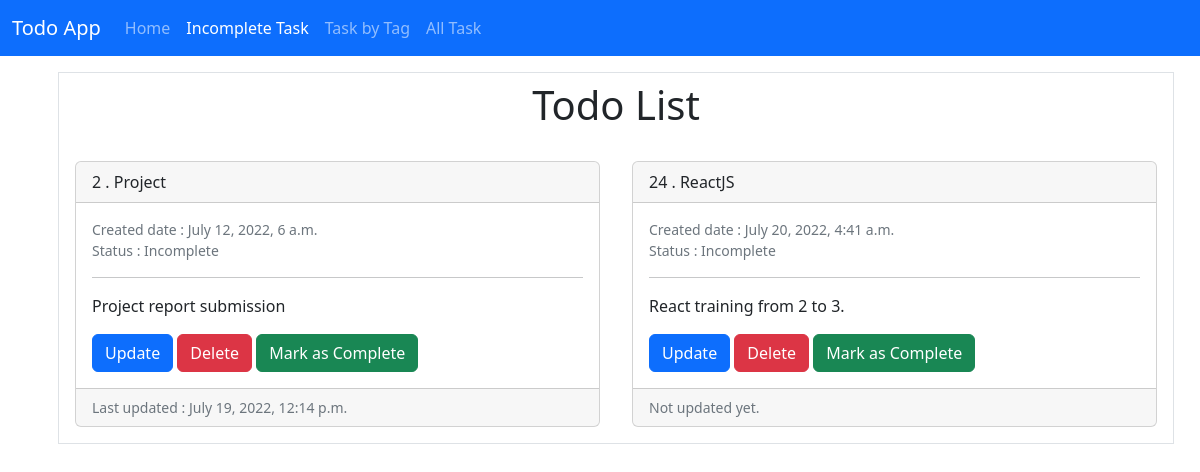
Screenshot of /incomplete/ with the database file from the repository.
### todo/models.py (models this page shows, shortened)
class Task(models.Model):
    id = models.AutoField(primary_key = True)
    title = models.CharField(max_length = 200)
    description = models.TextField()
    tag = models.CharField(max_length = 50)
    status = models.CharField(max_length = 50)
    created_date = models.DateTimeField(default = timezone.now)
    updated_date = models.DateTimeField(blank = True, null = True)

### todo/views.py (the view)
# urls.py: path('incomplete/', views.incomplete, name = 'incomplete'),
def incomplete(request):
    tasks = Task.objects.filter(status = 'Incomplete')
    return render(request, 'todo/incomplete.html', {'tasks' : tasks})

### todo/templates/todo/incomplete.html (shortened to what this page needs)
<html>
    <head>
        <link href="https://cdn.jsdelivr.net/npm/bootstrap@5.2.0-beta1/dist/css/bootstrap.min.css" rel="stylesheet">
    </head>
    <body>
        <nav class="navbar navbar-expand-lg navbar-dark bg-primary">
            <div class="container-fluid">
              <a class="navbar-brand font-weight-bold" href="">Todo App</a>
              <div class="collapse navbar-collapse" id="navbarSupportedContent">
                <ul class="navbar-nav me-auto mb-2 mb-lg-0">
                  <li class="nav-item">
                    <a class="nav-link" aria-current="page" href="{% url 'homepage' %}">Home</a>
                  </li>
                  <li class="nav-item">
                    <a class="nav-link active" href="{% url 'incomplete' %}">Incomplete Task</a>
                  </li>
                  <li class="nav-item">
                    <a class="nav-link" href="{% url 'tag' %}">Task by Tag</a>
                  </li>
                  <li class="nav-item">
                    <a class="nav-link" href="{% url 'alltask' %}">All Task</a>
                  </li>
                </ul>
              </div>
            </div>
          </nav>
        <div class="container">
            <div class="container m-3 border">
                <div class="row text-center py-2">
                    <h1 class="font-weight-bold">Todo List</h1>
                </div>
                <div class="row">
                    {% for task in tasks %}
                        <div class="col-lg-6 p-3">
                            <div class="card">
                                <div class="card-header">
                                    {{ task.id }} . {{ task.title }}
                                </div>
                                <div class="card-body">
                                    <small class="text-muted">
                                        Created date : {{ task.created_date }} <br>
                                        Status : {{ task.status }}
                                    </small> <hr>
                                    <p class="card-text">
                                        {{ task.description }}
                                    </p>
                                    <div class="text-right">
                                        <a href="{% url 'update' task_id=task.id %}" class="btn btn-primary mr-5">Update</a>
                                        <a href="{% url 'delete' task_id=task.id %}" class="btn btn-danger">Delete</a>
                                        {% if task.status == "Incomplete" %}
                                            <a href="{% url 'markcomplete' task_id=task.id %}" class="btn btn-success">Mark as Complete</a>
                                        {% elif task.status == "Completed" %}
                                            <a href="{% url 'markcomplete' task_id=task.id %}" class="btn btn-success">Mark as Incomplete</a>
                                        {% endif %}
                                    </div>
                                </div>
                                <div class="card-footer text-muted small">
                                    {% if task.updated_date %}
                                        Last updated : {{ task.updated_date }}
                                    {% else %}
                                        Not updated yet.
                                    {% endif %}
                                </div>
                            </div>
                        </div>
                    {% endfor %}
                </div>
            </div>
        </div>
    </body>
</html>

### rows the page displays
Task: id "2", title "Project", created_date "July 12, 2022, 6 a.m.", status "Incomplete", description "Project report submission", shows "Mark as Complete", updated_date "July 19, 2022, 12:14 p.m."
Task: id "24", title "ReactJS", created_date "July 20, 2022, 4:41 a.m.", status "Incomplete", description "React training from 2 to 3.", shows "Mark as Complete", shows "Not updated yet."
